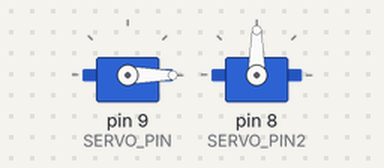
Bench run of a sketch on a simulated Arduino Uno, built with avr-gcc and run on an emulated ATmega328P. On the bench: 2 × servo.

Above: at 0.05 s.
At 4.55 s:
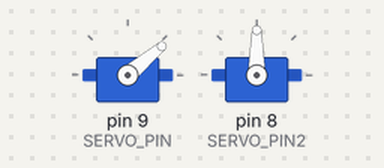
At 9.05 s:
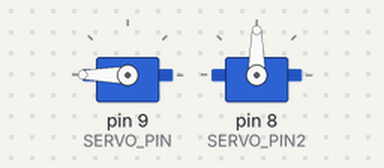
At 18.0 s:
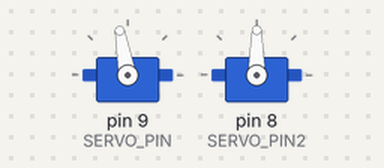
Timing chart, 0 to 20.7 s (numbered marks = the images above):
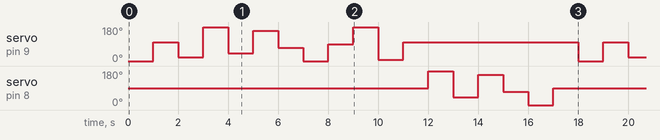

Measured:
- by itself, servo on pin 8 (SERVO_PIN2): 90° → 180° at 12.0 s, → 40° 1.0 s later, → 159° 1.0 s later, → 70° 1.0 s later, … (12 changes in this stretch)
- by itself, servo on pin 9 (SERVO_PIN): repeats every 18.0 s: 20° 1.0 s, 180° 1.0 s, 40° 1.0 s, 159° 1.0 s, 70° 1.0 s, 0° 1.0 s, 90° 1.0 s, 180° 1.0 s, 6° 1.0 s, 100° 7.0 s, 0° 1.0 s, 100° 1.0 s

The sketch:

servo.ino
```cpp
#include <Servo.h>

#define SERVO_PIN    9  //PWM pin that is connected to the servo
#define SERVO_PIN2    8

Servo demoServo;        //create a servo object
Servo demoServo2;
int servoAngle = 0;     //servo angle which can vary from 0 - 180

void setup()
{
  demoServo.attach(SERVO_PIN, 1000, 2000);  //attach the pin to the object so that we can send the signal to it.
                                            //I've defined the range between 1000-2000us or 1-2ms as the default range is non-standard
  demoServo2.attach(SERVO_PIN2, 1000, 2000);
}

void loop()
{

  demoServo.write(0);                                  //move servo to 60 deg
  delay(1000);                                           //wait for 500ms

  demoServo.write(100);                                 //move servo to 120 deg
  delay(1000);                                           //wait for 500ms

  demoServo.write(20);                                 //move servo to 180 deg
  delay(1000);                                           //wait for 500ms

  demoServo.write(180);                                 //move servo to 120 deg
  delay(1000);                                           //wait for 500ms

  demoServo.write(40);                                  //move servo to 60 deg
  delay(1000);                                           //wait for 500ms

  demoServo.write(159);                                   //move servo to 0 deg
  delay(1000);                                           //wait for 500ms

  demoServo.write(70);                                  //move servo to 60 deg
  delay(1000);                                           //wait for 500ms

  demoServo.write(0);                                 //move servo to 120 deg
  delay(1000);                                           //wait for 500ms

  demoServo.write(90);                                 //move servo to 180 deg
  delay(1000);                                           //wait for 500ms

  demoServo.write(200);                                 //move servo to 120 deg
  delay(1000);                                           //wait for 500ms

  demoServo.write(6);                                  //move servo to 60 deg
  delay(1000);                                           //wait for 500ms

  demoServo.write(100);                                   //move servo to 0 deg
  delay(1000);                                           //wait for 500ms

 demoServo2.write(180);                                 //move servo to 120 deg
  delay(1000);                                           //wait for 500ms

  demoServo2.write(40);                                  //move servo to 60 deg
  delay(1000);                                           //wait for 500ms

  demoServo2.write(159);                                   //move servo to 0 deg
  delay(1000);                                           //wait for 500ms

  demoServo2.write(70);                                  //move servo to 60 deg
  delay(1000);                                           //wait for 500ms

  demoServo2.write(0);                                 //move servo to 120 deg
  delay(1000);                                           //wait for 500ms

  demoServo2.write(90);                                 //move servo to 180 deg
  delay(1000);
}
```
